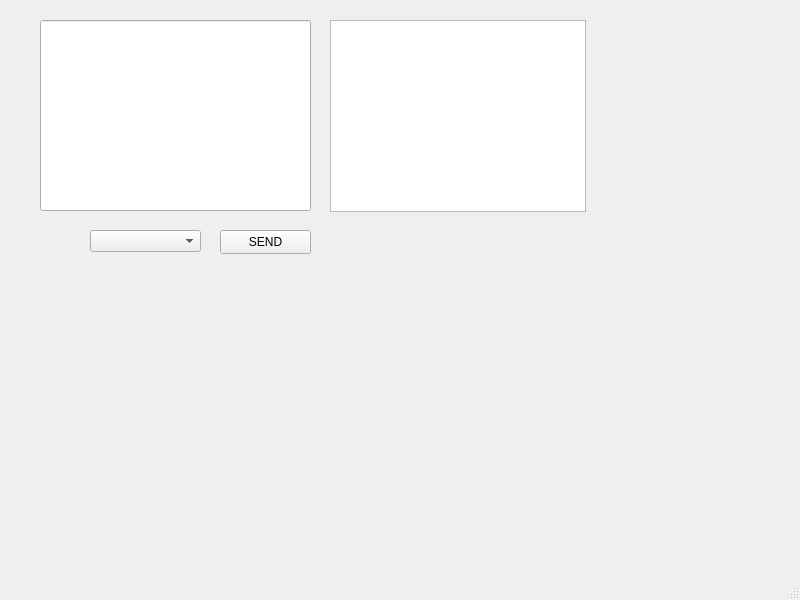
<?xml version="1.0" encoding="UTF-8"?>
<ui version="4.0">
 <class>DataTransfer</class>
 <widget class="QMainWindow" name="DataTransfer">
  <property name="geometry">
   <rect>
    <x>0</x>
    <y>0</y>
    <width>800</width>
    <height>600</height>
   </rect>
  </property>
  <property name="windowTitle">
   <string>DataTransfer</string>
  </property>
  <widget class="QWidget" name="centralwidget">
   <widget class="QPushButton" name="pushButton">
    <property name="geometry">
     <rect>
      <x>220</x>
      <y>230</y>
      <width>91</width>
      <height>24</height>
     </rect>
    </property>
    <property name="text">
     <string>SEND</string>
    </property>
   </widget>
   <widget class="QComboBox" name="comboBox">
    <property name="geometry">
     <rect>
      <x>90</x>
      <y>230</y>
      <width>111</width>
      <height>22</height>
     </rect>
    </property>
   </widget>
   <widget class="QLineEdit" name="lineEdit">
    <property name="geometry">
     <rect>
      <x>40</x>
      <y>20</y>
      <width>271</width>
      <height>191</height>
     </rect>
    </property>
   </widget>
   <widget class="QTextBrowser" name="textBrowser">
    <property name="geometry">
     <rect>
      <x>330</x>
      <y>20</y>
      <width>256</width>
      <height>192</height>
     </rect>
    </property>
   </widget>
  </widget>
  <widget class="QMenuBar" name="menubar">
   <property name="geometry">
    <rect>
     <x>0</x>
     <y>0</y>
     <width>800</width>
     <height>22</height>
    </rect>
   </property>
  </widget>
  <widget class="QStatusBar" name="statusbar"/>
 </widget>
 <resources/>
 <connections/>
</ui>
